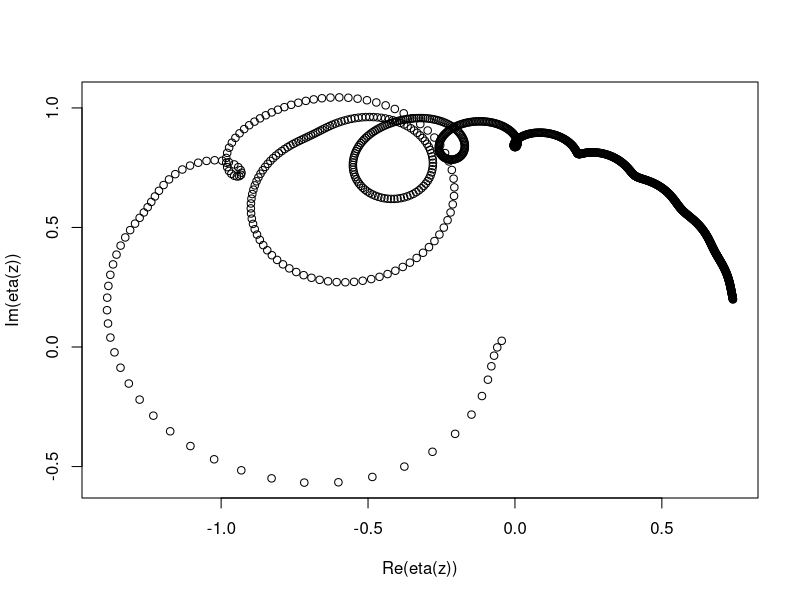

The R script that drew this image:
library(elliptic)


### Name: eta
### Title: Dedekind's eta function
### Aliases: eta eta.series
### Keywords: math

### ** Examples

 z <- seq(from=1+1i,to=10+0.06i,len=999)
 plot(eta(z))

max(abs(eta(z)-eta.series(z)))
